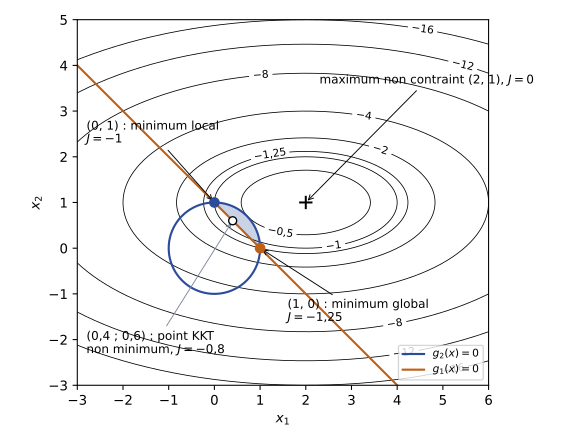

Source code (Python):
"""Épreuve du 19/05/2022 (fichiers 2021-2022), ex. 3 : courbes iso-critères de
J(x) = -(x1 - 2)^2/4 - (x2 - 1)^2, frontières g1 = 0 (droite) et g2 = 0 (cercle unité),
domaine admissible (grisé), points KKT. Figure calculée (données du sujet).
Régénérer : python ann-2021-2022-partiel-ex3-domaine.py"""
import numpy as np
import matplotlib
matplotlib.use("Agg")
import matplotlib.pyplot as plt
plt.rcParams.update({"font.family": "sans-serif", "font.size": 10, "svg.fonttype": "none",
                     "contour.negative_linestyle": "solid"})
fig, a = plt.subplots(figsize=(6.0, 4.6))
x1, x2 = np.meshgrid(np.linspace(-3, 6, 400), np.linspace(-3, 5, 400))
J = -0.25 * (x1 - 2) ** 2 - (x2 - 1) ** 2
cs = a.contour(x1, x2, J, levels=[-16, -12, -8, -4, -2, -1.25, -1, -0.5], colors="k", linewidths=0.6)
a.clabel(cs, fmt=lambda v: f"{v:g}".replace(".", ",").replace("-", "−"), fontsize=8)
# Domaine admissible : disque unité ∩ {x1 + x2 >= 1}
t = np.linspace(0, np.pi / 2, 200)
a.fill(np.r_[np.cos(t)], np.r_[np.sin(t)], color="#2B4C9B", alpha=0.25, lw=0)
th = np.linspace(0, 2 * np.pi, 400)
a.plot(np.cos(th), np.sin(th), color="#2B4C9B", lw=1.6, label=r"$g_2(x) = 0$")
xl = np.array([-3, 4])
a.plot(xl, 1 - xl, color="#BF6014", lw=1.6, label=r"$g_1(x) = 0$")
a.plot([1], [0], "o", color="#BF6014", ms=7, zorder=5)
a.annotate("(1, 0) : minimum global\n$J = -1{,}25$", (1, 0), (1.6, -1.6), fontsize=9,
           arrowprops=dict(arrowstyle="->", lw=0.7))
a.plot([0], [1], "o", color="#2B4C9B", ms=7, zorder=5)
a.annotate("(0, 1) : minimum local\n$J = -1$", (0, 1), (-2.8, 2.3), fontsize=9,
           arrowprops=dict(arrowstyle="->", lw=0.7))
a.plot([0.4], [0.6], "o", mfc="white", mec="k", ms=6, zorder=5)
a.annotate("(0,4 ; 0,6) : point KKT\nnon minimum, $J = -0{,}8$", (0.4, 0.6), (-2.8, -2.3), fontsize=9,
           arrowprops=dict(arrowstyle="->", lw=0.7, color="#7E889B"))
a.plot([2], [1], "+", color="k", ms=10, mew=1.5)
a.annotate("maximum non contraint (2, 1), $J = 0$", (2, 1), (2.3, 3.6), fontsize=9,
           arrowprops=dict(arrowstyle="->", lw=0.7))
a.set_aspect("equal"); a.set_xlim(-3, 6); a.set_ylim(-3, 5)
a.set_xlabel(r"$x_1$"); a.set_ylabel(r"$x_2$")
a.legend(loc="lower right", fontsize=8)
fig.tight_layout(); fig.savefig(__file__.replace(".py", ".svg"))
